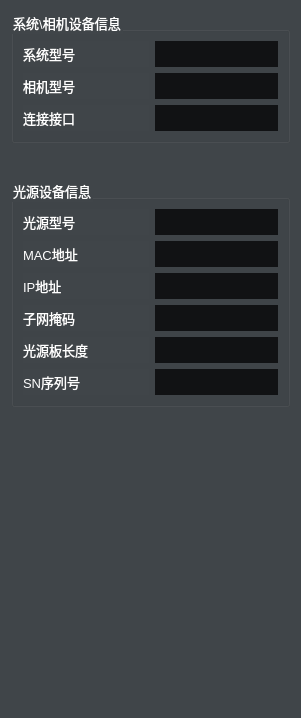
        <widget class="QWidget" name="widget">
         <property name="styleSheet">
          <string notr="true">background-color: #404549;</string>
         </property>
         <attribute name="title">
          <string>设备信息</string>
         </attribute>
         <layout class="QGridLayout" name="gridLayout_10">
          <item row="0" column="0" colspan="2">
           <widget class="QGroupBox" name="groupBox_12">
            <property name="maximumSize">
             <size>
              <width>600</width>
              <height>16777215</height>
             </size>
            </property>
            <property name="font">
             <font>
              <pointsize>10</pointsize>
             </font>
            </property>
            <property name="styleSheet">
             <string notr="true">color: rgb(255, 255, 255);</string>
            </property>
            <property name="title">
             <string>系统\相机设备信息</string>
            </property>
            <layout class="QGridLayout" name="gridLayout_13">
             <item row="0" column="0">
              <layout class="QHBoxLayout" name="horizontalLayout_93">
               <item>
                <widget class="QLabel" name="label_104">
                 <property name="sizePolicy">
                  <sizepolicy hsizetype="Fixed" vsizetype="Preferred">
                   <horstretch>0</horstretch>
                   <verstretch>0</verstretch>
                  </sizepolicy>
                 </property>
                 <property name="minimumSize">
                  <size>
                   <width>126</width>
                   <height>0</height>
                  </size>
                 </property>
                 <property name="font">
                  <font>
                   <pointsize>10</pointsize>
                  </font>
                 </property>
                 <property name="styleSheet">
                  <string notr="true">color: rgb(255, 255, 255);</string>
                 </property>
                 <property name="text">
                  <string>系统型号</string>
                 </property>
                </widget>
               </item>
               <item>
                <widget class="QLineEdit" name="insName_5">
                 <property name="minimumSize">
                  <size>
                   <width>100</width>
                   <height>26</height>
                  </size>
                 </property>
                 <property name="maximumSize">
                  <size>
                   <width>500</width>
                   <height>16777215</height>
                  </size>
                 </property>
                 <property name="font">
                  <font>
                   <pointsize>10</pointsize>
                  </font>
                 </property>
                 <property name="styleSheet">
                  <string notr="true">background-color: rgb(17, 18, 20);
border:none;
color:#ffffff;</string>
                 </property>
                </widget>
               </item>
              </layout>
             </item>
             <item row="1" column="0">
              <layout class="QHBoxLayout" name="horizontalLayout_35">
               <item>
                <widget class="QLabel" name="label_10">
                 <property name="sizePolicy">
                  <sizepolicy hsizetype="Fixed" vsizetype="Preferred">
                   <horstretch>0</horstretch>
                   <verstretch>0</verstretch>
                  </sizepolicy>
                 </property>
                 <property name="minimumSize">
                  <size>
                   <width>126</width>
                   <height>0</height>
                  </size>
                 </property>
                 <property name="font">
                  <font>
                   <pointsize>10</pointsize>
                  </font>
                 </property>
                 <property name="styleSheet">
                  <string notr="true">color: rgb(255, 255, 255);</string>
                 </property>
                 <property name="text">
                  <string>相机型号</string>
                 </property>
                </widget>
               </item>
               <item>
                <widget class="QLineEdit" name="insName">
                 <property name="minimumSize">
                  <size>
                   <width>100</width>
                   <height>26</height>
                  </size>
                 </property>
                 <property name="maximumSize">
                  <size>
                   <width>500</width>
                   <height>16777215</height>
                  </size>
                 </property>
                 <property name="font">
                  <font>
                   <pointsize>10</pointsize>
                  </font>
                 </property>
                 <property name="styleSheet">
                  <string notr="true">background-color: rgb(17, 18, 20);
border:none;
color:#ffffff;</string>
                 </property>
                </widget>
               </item>
              </layout>
             </item>
             <item row="2" column="0">
              <layout class="QHBoxLayout" name="horizontalLayout_36">
               <item>
                <widget class="QLabel" name="label_11">
                 <property name="sizePolicy">
                  <sizepolicy hsizetype="Fixed" vsizetype="Preferred">
                   <horstretch>0</horstretch>
                   <verstretch>0</verstretch>
                  </sizepolicy>
                 </property>
                 <property name="minimumSize">
                  <size>
                   <width>126</width>
                   <height>0</height>
                  </size>
                 </property>
                 <property name="font">
                  <font>
                   <pointsize>10</pointsize>
                  </font>
                 </property>
                 <property name="styleSheet">
                  <string notr="true">color: rgb(255, 255, 255);</string>
                 </property>
                 <property name="text">
                  <string>连接接口</string>
                 </property>
                </widget>
               </item>
               <item>
                <widget class="QLineEdit" name="insInterface">
                 <property name="minimumSize">
                  <size>
                   <width>100</width>
                   <height>26</height>
                  </size>
                 </property>
                 <property name="maximumSize">
                  <size>
                   <width>500</width>
                   <height>16777215</height>
                  </size>
                 </property>
                 <property name="font">
                  <font>
                   <pointsize>10</pointsize>
                  </font>
                 </property>
                 <property name="styleSheet">
                  <string notr="true">background-color: rgb(17, 18, 20);
border:none;</string>
                 </property>
                </widget>
               </item>
              </layout>
             </item>
            </layout>
           </widget>
          </item>
          <item row="1" column="1">
           <spacer name="verticalSpacer_13">
            <property name="orientation">
             <enum>Qt::Vertical</enum>
            </property>
            <property name="sizeType">
             <enum>QSizePolicy::Fixed</enum>
            </property>
            <property name="sizeHint" stdset="0">
             <size>
              <width>20</width>
              <height>30</height>
             </size>
            </property>
           </spacer>
          </item>
          <item row="2" column="0" colspan="2">
           <widget class="QGroupBox" name="groupBox_15">
            <property name="sizePolicy">
             <sizepolicy hsizetype="Preferred" vsizetype="Preferred">
              <horstretch>0</horstretch>
              <verstretch>0</verstretch>
             </sizepolicy>
            </property>
            <property name="maximumSize">
             <size>
              <width>600</width>
              <height>16777215</height>
             </size>
            </property>
            <property name="font">
             <font>
              <pointsize>10</pointsize>
             </font>
            </property>
            <property name="styleSheet">
             <string notr="true">color: rgb(255, 255, 255);</string>
            </property>
            <property name="title">
             <string>光源设备信息</string>
            </property>
            <layout class="QGridLayout" name="gridLayout_9">
             <item row="0" column="0">
              <layout class="QHBoxLayout" name="horizontalLayout_56" stretch="3,8">
               <item>
                <widget class="QLabel" name="label_34">
                 <property name="sizePolicy">
                  <sizepolicy hsizetype="Fixed" vsizetype="Preferred">
                   <horstretch>0</horstretch>
                   <verstretch>0</verstretch>
                  </sizepolicy>
                 </property>
                 <property name="minimumSize">
                  <size>
                   <width>126</width>
                   <height>0</height>
                  </size>
                 </property>
                 <property name="font">
                  <font>
                   <pointsize>10</pointsize>
                  </font>
                 </property>
                 <property name="text">
                  <string>光源型号</string>
                 </property>
                </widget>
               </item>
               <item>
                <widget class="QLabel" name="deviceDescription">
                 <property name="sizePolicy">
                  <sizepolicy hsizetype="Expanding" vsizetype="Fixed">
                   <horstretch>0</horstretch>
                   <verstretch>0</verstretch>
                  </sizepolicy>
                 </property>
                 <property name="minimumSize">
                  <size>
                   <width>100</width>
                   <height>26</height>
                  </size>
                 </property>
                 <property name="maximumSize">
                  <size>
                   <width>500</width>
                   <height>16777215</height>
                  </size>
                 </property>
                 <property name="font">
                  <font>
                   <pointsize>10</pointsize>
                  </font>
                 </property>
                 <property name="styleSheet">
                  <string notr="true">background-color: rgb(17, 18, 20);
border:none;
color:#ffffff;</string>
                 </property>
                 <property name="text">
                  <string/>
                 </property>
                </widget>
               </item>
              </layout>
             </item>
             <item row="1" column="0">
              <layout class="QHBoxLayout" name="horizontalLayout_63" stretch="3,8">
               <item>
                <widget class="QLabel" name="label_35">
                 <property name="sizePolicy">
                  <sizepolicy hsizetype="Fixed" vsizetype="Preferred">
                   <horstretch>0</horstretch>
                   <verstretch>0</verstretch>
                  </sizepolicy>
                 </property>
                 <property name="minimumSize">
                  <size>
                   <width>126</width>
                   <height>0</height>
                  </size>
                 </property>
                 <property name="font">
                  <font>
                   <pointsize>10</pointsize>
                  </font>
                 </property>
                 <property name="text">
                  <string>MAC地址</string>
                 </property>
                </widget>
               </item>
               <item>
                <widget class="QLabel" name="deviceMac">
                 <property name="sizePolicy">
                  <sizepolicy hsizetype="Expanding" vsizetype="Fixed">
                   <horstretch>0</horstretch>
                   <verstretch>0</verstretch>
                  </sizepolicy>
                 </property>
                 <property name="minimumSize">
                  <size>
                   <width>100</width>
                   <height>26</height>
                  </size>
                 </property>
                 <property name="maximumSize">
                  <size>
                   <width>500</width>
                   <height>16777215</height>
                  </size>
                 </property>
                 <property name="font">
                  <font>
                   <pointsize>10</pointsize>
                  </font>
                 </property>
                 <property name="styleSheet">
                  <string notr="true">background-color: rgb(17, 18, 20);
border:none;
color:#ffffff;</string>
                 </property>
                 <property name="text">
                  <string/>
                 </property>
                </widget>
               </item>
              </layout>
             </item>
             <item row="2" column="0">
              <layout class="QHBoxLayout" name="horizontalLayout_65" stretch="3,8">
               <item>
                <widget class="QLabel" name="label_36">
                 <property name="sizePolicy">
                  <sizepolicy hsizetype="Fixed" vsizetype="Preferred">
                   <horstretch>0</horstretch>
                   <verstretch>0</verstretch>
                  </sizepolicy>
                 </property>
                 <property name="minimumSize">
                  <size>
                   <width>126</width>
                   <height>0</height>
                  </size>
                 </property>
                 <property name="font">
                  <font>
                   <pointsize>10</pointsize>
                  </font>
                 </property>
                 <property name="text">
                  <string>IP地址</string>
                 </property>
                </widget>
               </item>
               <item>
                <widget class="QLabel" name="deviceIP">
                 <property name="sizePolicy">
                  <sizepolicy hsizetype="Expanding" vsizetype="Fixed">
                   <horstretch>0</horstretch>
                   <verstretch>0</verstretch>
                  </sizepolicy>
                 </property>
                 <property name="minimumSize">
                  <size>
                   <width>100</width>
                   <height>26</height>
                  </size>
                 </property>
                 <property name="maximumSize">
                  <size>
                   <width>500</width>
                   <height>16777215</height>
                  </size>
                 </property>
                 <property name="font">
                  <font>
                   <pointsize>10</pointsize>
                  </font>
                 </property>
                 <property name="styleSheet">
                  <string notr="true">background-color: rgb(17, 18, 20);
border:none;
color:#ffffff;</string>
                 </property>
                 <property name="text">
                  <string/>
                 </property>
                </widget>
               </item>
              </layout>
             </item>
             <item row="3" column="0">
              <layout class="QHBoxLayout" name="horizontalLayout_66" stretch="3,8">
               <item>
                <widget class="QLabel" name="label_37">
                 <property name="sizePolicy">
                  <sizepolicy hsizetype="Fixed" vsizetype="Preferred">
                   <horstretch>0</horstretch>
                   <verstretch>0</verstretch>
                  </sizepolicy>
                 </property>
                 <property name="minimumSize">
                  <size>
                   <width>126</width>
                   <height>0</height>
                  </size>
                 </property>
                 <property name="font">
                  <font>
                   <pointsize>10</pointsize>
                  </font>
                 </property>
                 <property name="text">
                  <string>子网掩码</string>
                 </property>
                </widget>
               </item>
               <item>
                <widget class="QLabel" name="deviceSubnet">
                 <property name="sizePolicy">
                  <sizepolicy hsizetype="Expanding" vsizetype="Fixed">
                   <horstretch>0</horstretch>
                   <verstretch>0</verstretch>
                  </sizepolicy>
                 </property>
                 <property name="minimumSize">
                  <size>
                   <width>100</width>
                   <height>26</height>
                  </size>
                 </property>
                 <property name="maximumSize">
                  <size>
                   <width>500</width>
                   <height>16777215</height>
                  </size>
                 </property>
                 <property name="font">
                  <font>
                   <pointsize>10</pointsize>
                  </font>
                 </property>
                 <property name="styleSheet">
                  <string notr="true">background-color: rgb(17, 18, 20);
border:none;
color:#ffffff;</string>
                 </property>
                 <property name="text">
                  <string/>
                 </property>
                </widget>
               </item>
              </layout>
             </item>
             <item row="4" column="0">
              <layout class="QHBoxLayout" name="horizontalLayout_40">
               <item>
                <widget class="QLabel" name="label_60">
                 <property name="sizePolicy">
                  <sizepolicy hsizetype="Fixed" vsizetype="Preferred">
                   <horstretch>0</horstretch>
                   <verstretch>0</verstretch>
                  </sizepolicy>
                 </property>
                 <property name="minimumSize">
                  <size>
                   <width>126</width>
                   <height>0</height>
                  </size>
                 </property>
                 <property name="font">
                  <font>
                   <pointsize>10</pointsize>
                  </font>
                 </property>
                 <property name="text">
                  <string>光源板长度</string>
                 </property>
                </widget>
               </item>
               <item>
                <widget class="QLineEdit" name="insInterface_4">
                 <property name="minimumSize">
                  <size>
                   <width>100</width>
                   <height>26</height>
                  </size>
                 </property>
                 <property name="maximumSize">
                  <size>
                   <width>500</width>
                   <height>16777215</height>
                  </size>
                 </property>
                 <property name="font">
                  <font>
                   <pointsize>10</pointsize>
                  </font>
                 </property>
                 <property name="styleSheet">
                  <string notr="true">background-color: rgb(17, 18, 20);
border:none;</string>
                 </property>
                </widget>
               </item>
              </layout>
             </item>
             <item row="5" column="0">
              <layout class="QHBoxLayout" name="horizontalLayout_112">
               <item>
                <widget class="QLabel" name="label_120">
                 <property name="sizePolicy">
                  <sizepolicy hsizetype="Fixed" vsizetype="Preferred">
                   <horstretch>0</horstretch>
                   <verstretch>0</verstretch>
                  </sizepolicy>
                 </property>
                 <property name="minimumSize">
                  <size>
                   <width>126</width>
                   <height>0</height>
                  </size>
                 </property>
                 <property name="font">
                  <font>
                   <pointsize>10</pointsize>
                  </font>
                 </property>
                 <property name="text">
                  <string>SN序列号</string>
                 </property>
                </widget>
               </item>
               <item>
                <widget class="QLineEdit" name="insInterface_7">
                 <property name="minimumSize">
                  <size>
                   <width>100</width>
                   <height>26</height>
                  </size>
                 </property>
                 <property name="maximumSize">
                  <size>
                   <width>500</width>
                   <height>16777215</height>
                  </size>
                 </property>
                 <property name="font">
                  <font>
                   <pointsize>10</pointsize>
                  </font>
                 </property>
                 <property name="styleSheet">
                  <string notr="true">background-color: rgb(17, 18, 20);
border:none;</string>
                 </property>
                </widget>
               </item>
              </layout>
             </item>
            </layout>
           </widget>
          </item>
          <item row="3" column="0">
           <spacer name="verticalSpacer_5">
            <property name="orientation">
             <enum>Qt::Vertical</enum>
            </property>
            <property name="sizeHint" stdset="0">
             <size>
              <width>20</width>
              <height>300</height>
             </size>
            </property>
           </spacer>
          </item>
         </layout>
        </widget>
